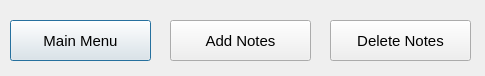
<?xml version="1.0" encoding="UTF-8"?>
<ui version="4.0">
 <class>Dialog</class>
 <widget class="QDialog" name="Dialog">
  <property name="geometry">
   <rect>
    <x>0</x>
    <y>0</y>
    <width>485</width>
    <height>76</height>
   </rect>
  </property>
  <property name="windowTitle">
   <string>Dialog</string>
  </property>
  <widget class="QPushButton" name="mainmen_b">
   <property name="geometry">
    <rect>
     <x>10</x>
     <y>20</y>
     <width>141</width>
     <height>41</height>
    </rect>
   </property>
   <property name="font">
    <font>
     <pointsize>11</pointsize>
    </font>
   </property>
   <property name="text">
    <string>Main Menu</string>
   </property>
  </widget>
  <widget class="QPushButton" name="addNote_b">
   <property name="geometry">
    <rect>
     <x>170</x>
     <y>20</y>
     <width>141</width>
     <height>41</height>
    </rect>
   </property>
   <property name="font">
    <font>
     <pointsize>11</pointsize>
    </font>
   </property>
   <property name="text">
    <string>Add Notes</string>
   </property>
  </widget>
  <widget class="QPushButton" name="delNote_b">
   <property name="geometry">
    <rect>
     <x>330</x>
     <y>20</y>
     <width>141</width>
     <height>41</height>
    </rect>
   </property>
   <property name="font">
    <font>
     <pointsize>11</pointsize>
    </font>
   </property>
   <property name="text">
    <string>Delete Notes</string>
   </property>
  </widget>
 </widget>
 <resources/>
 <connections/>
</ui>
